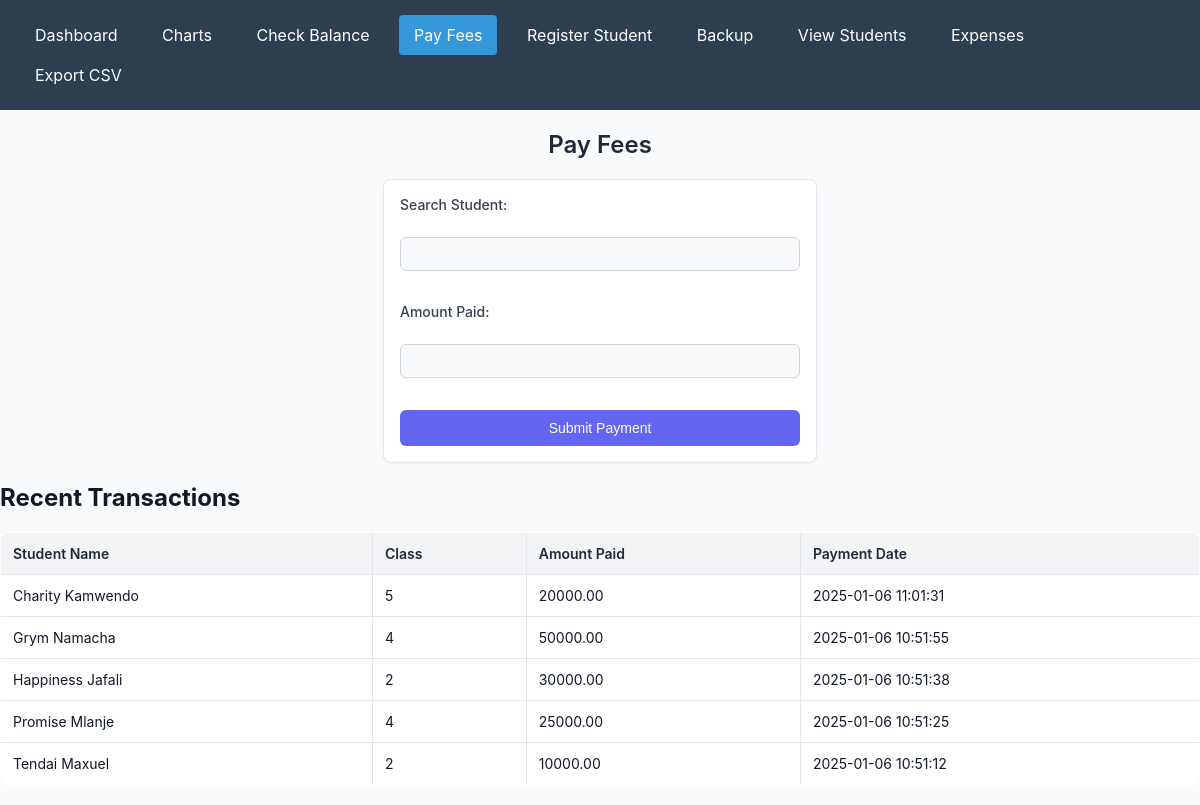
The app's page /pay_fees.php, older data.
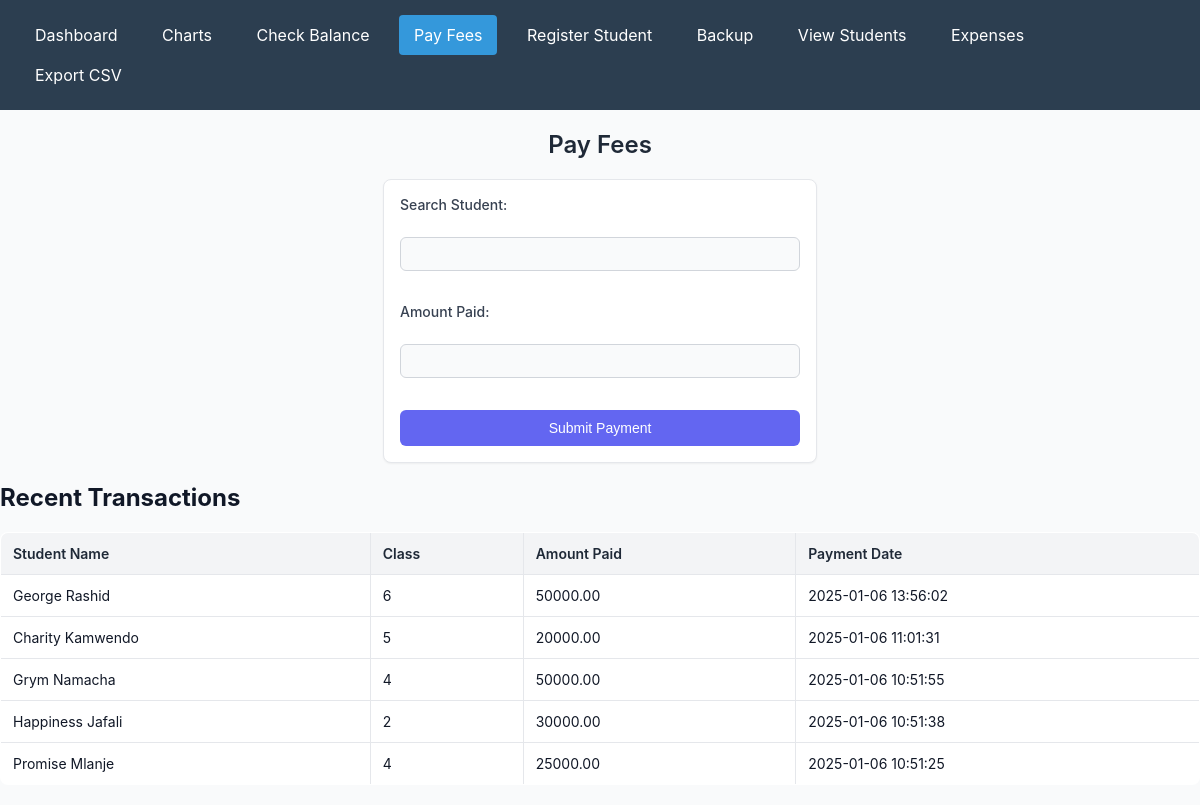
The same page, newer data.
### tables this page shows
CREATE TABLE `payments` (
  `payment_id` int(11) NOT NULL AUTO_INCREMENT,
  `student_id` int(10) unsigned DEFAULT NULL,
  `amount_paid` decimal(10,2) NOT NULL,
  `payment_date` timestamp NOT NULL DEFAULT current_timestamp(),
  PRIMARY KEY (`payment_id`),
  KEY `payments_ibfk_1` (`student_id`)
);

CREATE TABLE `students` (
  `student_id` int(10) NOT NULL AUTO_INCREMENT,
  `name` varchar(100) NOT NULL,
  `class` varchar(20) NOT NULL,
  `date_of_birth` date NOT NULL,
  `gender` enum('Male','Female','Other') NOT NULL,
  `parent_phone` varchar(15) NOT NULL,
  `created_at` timestamp NOT NULL DEFAULT current_timestamp(),
  PRIMARY KEY (`student_id`)
);

### pay_fees.php (the view, shortened to what this page needs)
<?php
include 'db.php';
require_once 'navigation.php';
$recent_transactions = $conn->query("SELECT s.name, s.class, p.amount_paid, p.payment_date
                                    FROM payments p
                                    JOIN students s ON p.student_id = s.student_id
                                    ORDER BY p.payment_date DESC LIMIT 5");
?>
<!DOCTYPE html>
<html>
<head>
    <link rel="stylesheet" type="text/css" href="styles.css">
</head>
<body>
    <h1>Pay Fees</h1>
    <form id="payment_form" method="POST" onsubmit="validateForm(event)">
        <label for="student_name">Search Student:</label><br>
        <input type="text"
               id="student_name"
               name="student_name"
               oninput="fetchStudents(this.value)"
               onchange="handleStudentSelect()"
               list="students"
               required
               autocomplete="off">
        <datalist id="students"></datalist><br><br>
        <label for="amount_paid">Amount Paid:</label><br>
        <input type="number"
               id="amount_paid"
               name="amount_paid"
               step="0.01"
               min="0.01"
               required><br><br>
        <button type="submit">Submit Payment</button>
    </form>
    <h2>Recent Transactions</h2>
    <table border="1">
        <thead>
            <tr>
                <th>Student Name</th>
                <th>Class</th>
                <th>Amount Paid</th>
                <th>Payment Date</th>
            </tr>
        </thead>
        <tbody>
            <?php if ($recent_transactions && $recent_transactions->num_rows > 0): ?>
                <?php while ($row = $recent_transactions->fetch_assoc()): ?>
                    <tr>
                        <td><?= htmlspecialchars($row['name']); ?></td>
                        <td><?= htmlspecialchars($row['class']); ?></td>
                        <td><?= htmlspecialchars($row['amount_paid']); ?></td>
                        <td><?= htmlspecialchars($row['payment_date']); ?></td>
                    </tr>
                <?php endwhile; ?>
            <?php else: ?>
                <tr>
                    <td colspan="4">No recent transactions found.</td>
                </tr>
            <?php endif; ?>
        </tbody>
    </table>
</body>
</html>

### navigation.php (shortened to what this page needs)
<?php
function isCurrentPage($pageName) {
    return basename($_SERVER['PHP_SELF']) === $pageName;
}
?>
<div class="nav">
    <a href="index.php" <?= isCurrentPage('index.php') ? 'class="active"' : '' ?>>Dashboard</a>
    <a href="payments_analytics.php" <?= isCurrentPage('payments_analytics.php') ? 'class="active"' : '' ?>>Charts</a>
    <a href="check_balance.php" <?= isCurrentPage('check_balance.php') ? 'class="active"' : '' ?>>Check Balance</a>
    <a href="pay_fees.php" <?= isCurrentPage('pay_fees.php') ? 'class="active"' : '' ?>>Pay Fees</a>
    <a href="register_student.php" <?= isCurrentPage('register_student.php') ? 'class="active"' : '' ?>>Register Student</a>
    <a href="backup.php" <?= isCurrentPage('backup.php') ? 'class="active"' : '' ?>>Backup</a>
    <a href="view_students.php" <?= isCurrentPage('view_students.php') ? 'class="active"' : '' ?>>View Students</a>
    <a href="expenses.php" <?= isCurrentPage('expenses.php') ? 'class="active"' : '' ?>>Expenses</a>
    <a href="csv.php" <?= isCurrentPage('csv.php') ? 'class="active"' : '' ?>>Export CSV</a>
</div>

### styles.css (style rules this page uses)
body { font-family: 'Inter', sans-serif; background-color: #f9fafb; color: #111827; margin: 0; padding: 0; }
h1 { font-size: 24px; font-weight: 600; text-align: center; margin: 20px 0; color: #1f2937; }
form { max-width: 400px; margin: 20px auto; padding: 16px; background-color: #ffffff; border: 1px solid #e5e7eb; border-radius: 8px; box-shadow: 0 1px 2px rgba(0, 0, 0, 0.05); }
label { font-size: 14px; font-weight: 500; color: #374151; display: block; margin-bottom: 4px; }
input[type="text"], input[type="number"] { width: 100%; padding: 8px; font-size: 14px; border: 1px solid #d1d5db; border-radius: 6px; background-color: #f9fafb; color: #111827; margin-bottom: 12px; box-sizing: border-box; transition: border-color 0.2s; }
button { display: block; width: 100%; padding: 10px; font-size: 14px; font-weight: 500; color: #ffffff; background-color: #6366f1; border: none; border-radius: 6px; cursor: pointer; transition: background-color 0.2s; }
table { width: 100%; border-collapse: collapse; margin: 20px 0; font-size: 14px; background-color: #ffffff; border: 1px solid #e5e7eb; border-radius: 8px; overflow: hidden; }
th, td { padding: 12px; text-align: left; border-bottom: 1px solid #e5e7eb; }
th { background-color: #f3f4f6; color: #1f2937; font-weight: 600; }

### navigation.php (style rules this page uses)
.nav { background-color: #2c3e50; padding: 15px 20px; margin-bottom: 20px; }
.nav a { color: white; text-decoration: none; padding: 10px 15px; margin-right: 10px; border-radius: 4px; transition: background-color 0.3s; display: inline-block; }
.nav a.active { background-color: #3498db; }

Row changes from the older to the newer data that the page shows:
no longer on this page (row unchanged): payments: student.name "Tendai Maxuel", student.class "2", amount_paid "10000.00", payment_date "2025-01-06 10:51:12"
added payments: student.name "George Rashid", student.class "6", amount_paid "50000.00", payment_date "2025-01-06 13:56:02"
